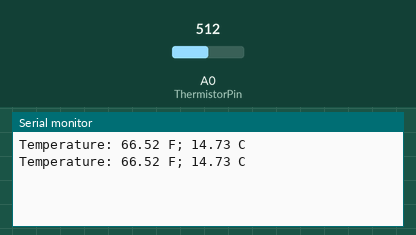
Recording of a sketch running on a simulated Arduino Uno, built with avr-gcc and run on an emulated ATmega328P. Parts: the last lines printed to the serial monitor. Inputs (shaded band) come from the test bench; at power-on: A0 (ThermistorPin) = 512.

Above: at 5.8 s.
5.9 s: A0 (ThermistorPin) set to 716
At 11.1 s:
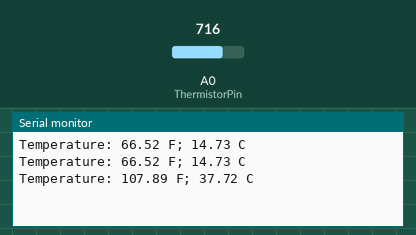
11.9 s: A0 (ThermistorPin) set to 900
At 16.2 s:
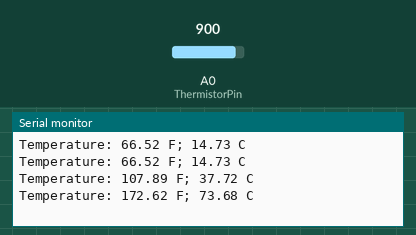
Timing chart, 0 to 17.7 s (numbered marks = the images above; inputs shaded):
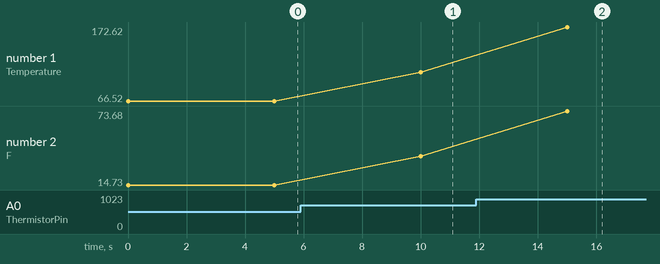

Measured:
- after the input at 5.9 s, the serial monitor: prints a new line after 4.1 s (image 1)
- after the input at 11.9 s, the serial monitor: prints a new line after 3.1 s (image 2)
- plotted number 1: 66.52 → 107.89 after the input at 5.9 s, 107.89 → 172.62 after the input at 11.9 s
- plotted number 2: 14.73 → 37.72 after the input at 5.9 s, 37.72 → 73.68 after the input at 11.9 s

The sketch:

temperature.ino
```cpp
int ThermistorPin = 0;
int Vo;
float R1 = 10000;
float logR2, R2, T, Tc, Tf;
float c1 = 1.009249522e-03, c2 = 2.378405444e-04, c3 = 2.019202697e-07;

void setup() {
Serial.begin(9600);
}

void loop() {

  Vo = analogRead(ThermistorPin);
  R2 = R1 * (1023.0 / (float)Vo - 1.0);
  logR2 = log(R2);
  T = (1.0 / (c1 + c2*logR2 + c3*logR2*logR2*logR2));
  Tc = T - 273.15;
  Tf = (Tc * 9.0)/ 5.0 + 32.0;

  Serial.print("Temperature: ");
  Serial.print(Tf-10);
  Serial.print(" F; ");
  Serial.print(Tc-10);
  Serial.println(" C");

  delay(5000);
}
```
